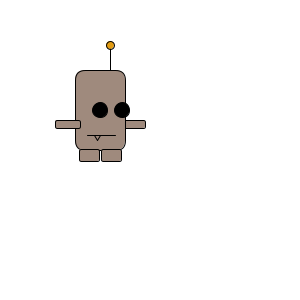
Frame 1 (no input)
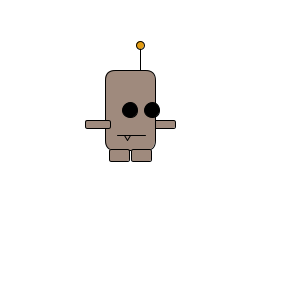
Frame 60 (the mouse pressed at the canvas centre just before this capture)
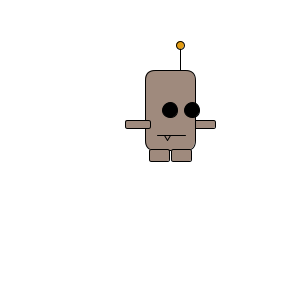
Frame 120 (the mouse held since frame 60 and released just before this capture)

The Processing sketch that drew these frames (run headless with seeded random() and noise(); from frame 60 on, the mouse is pressed at the canvas centre):

// Processing sketch: processing_123396
// ── processing_123396.pde

int monsterX;
int monsterY;
int teller;
int richting;
boolean test;

void setup() {
  size(300, 300);
  monsterX=75;
  monsterY=70;
  richting=10;
  teller = 0;
  test = false;
}

void draw() {
  background(255);
  
  
    if(test == true) {
  fill(0);
  } else {
  fill(159, 138, 125);
  }
   rect(monsterX +45, monsterY +50, 25, 8, 2);//rechteram 120, 120
  rect(monsterX, monsterY, 50, 80, 10); //body//x75 y70

  line(monsterX +12, monsterY+65, monsterX+40, monsterY+65); //mond//85,135 //115, 135
 
  line(monsterX +19, monsterY +65, monsterX +22, monsterY +70); //links tand, 94, 135, 97, 140
   ellipseMode(CENTER);
  line(monsterX +22, monsterY +70, monsterX +25, monsterY +65); //rechts tand 97, 140, 100, 135
 ellipseMode(CENTER);
 
     if(test == true) {
  fill(0);
  } else {
  fill(227, 156, 18);
  }
  line(monsterX +35, monsterY, monsterX+35, monsterY -25);//antenne 110, 70, 110, 50
   
  ellipse(monsterX +35, monsterY -25, 8, 8);//antennebol 110, 50


    if(test == true) {
  fill(0);
  } else {
  fill(159, 138, 125);
  }
  rect(monsterX +4, monsterY +79, 20, 12, 2);//linkerbeen 79 149
  rect(monsterX +26, monsterY +79, 20, 12, 2);//rechterbeen 101 149

    if(test == true) {
  fill(0);
  } else {
  fill(159, 138, 125);
  }
  rect(monsterX -20, monsterY +50, 25, 8, 2);//linkerarm 55, 120

  fill(0);

  ellipse(monsterX +25, monsterY+40, 15, 15);//oog links
  ellipse(monsterX +47, monsterY+40, 15, 15);//oog rechts
  
   
  monsterX = monsterX + richting;
  if(monsterX > 270 || monsterX < 0){
    richting = -richting;
    teller++;
  }
   
  if(teller == 10) {
    teller = 0;
    test = !test;


}
}
